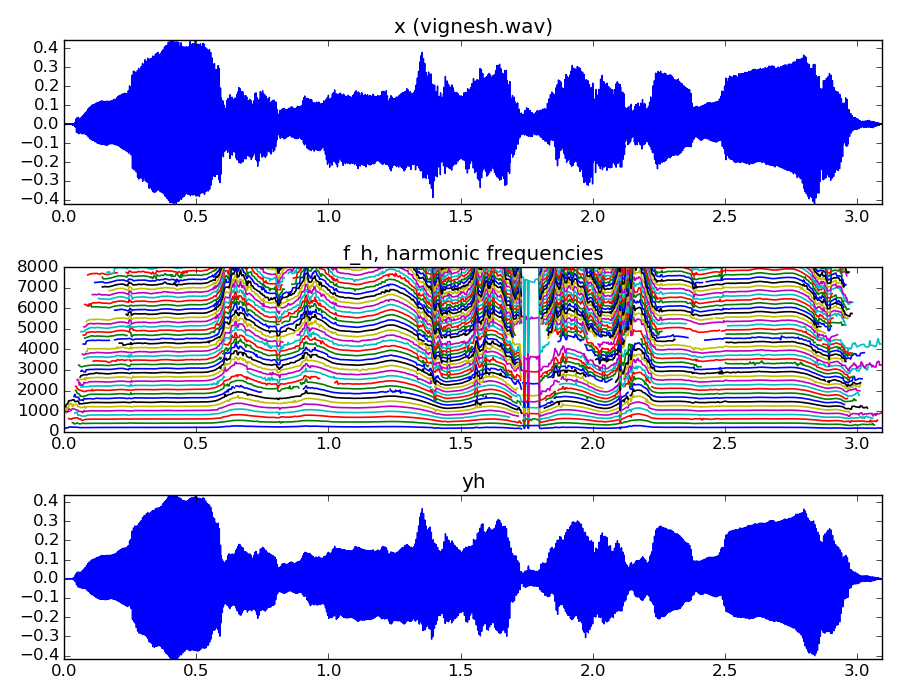

This chart was generated by the following Python code:
import numpy as np
import matplotlib.pyplot as plt
from scipy.signal import hamming, triang, blackmanharris
import sys, os, functools, time
from smstools.models import harmonicModel as HM
from smstools.models import sineModel as SM
from smstools.models import utilFunctions as UF


(fs, x) = UF.wavread('../../../sounds/vignesh.wav')
w = np.blackman(1201)
N = 2048
t = -90
nH = 100
minf0 = 130
maxf0 = 300
f0et = 7
Ns = 512
H = Ns//4
minSineDur = .1
harmDevSlope = 0.01
hfreq, hmag, hphase = HM.harmonicModelAnal(x, fs, w, N, H, t, nH, minf0, maxf0, f0et, harmDevSlope, minSineDur)
y = SM.sineModelSynth(hfreq, hmag, hphase, Ns, H, fs)

numFrames = int(hfreq[:,0].size)
frmTime = H*np.arange(numFrames)/float(fs)

plt.figure(1, figsize=(9, 7))

plt.subplot(3,1,1)
plt.plot(np.arange(x.size)/float(fs), x, 'b')
plt.axis([0,x.size/float(fs),min(x),max(x)])
plt.title('x (vignesh.wav)')

plt.subplot(3,1,2)
yhfreq = hfreq
yhfreq[hfreq==0] = np.nan
plt.plot(frmTime, hfreq, lw=1.2)
plt.axis([0,y.size/float(fs),0,8000])
plt.title('f_h, harmonic frequencies')

plt.subplot(3,1,3)
plt.plot(np.arange(y.size)/float(fs), y, 'b')
plt.axis([0,y.size/float(fs),min(y),max(y)])
plt.title('yh')

plt.tight_layout()
UF.wavwrite(y, fs, 'vignesh-harmonic-synthesis.wav')
plt.savefig('harmonicModel-analysis-synthesis.png')
plt.show()

